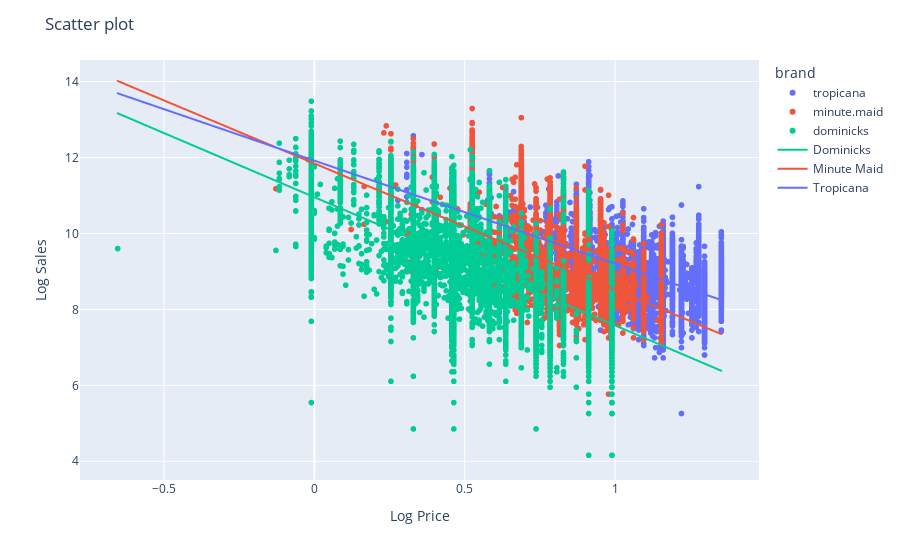

The notebook cell this image was saved under:
### Code cell
fig = px.scatter(df_oj, x='log price', y = 'log sales', color='brand')
# Update the layout
fig.update_layout(
    title='Scatter plot',
    xaxis=dict(title='Log Price'),
    yaxis=dict(title='Log Sales'),
)
intercept = results.params['const']
slope = results.params['log price']
x_line = np.linspace(min(df_oj['log price']), max(df_oj['log price']), 100)
y_line = intercept + slope * x_line

line_trace = go.Scattergl(
    x=x_line,
    y=y_line,
    mode='lines',
    line=dict(color='#00cc96', width=2),  # You can customize the line color and width here
    name='Dominicks',
)
# Add the line trace to the figure
fig.add_trace(line_trace)

intercept = results.params['const'] + results.params['brand_minute.maid']
slope = results.params['log price'] + results.params['log price: brand_minute.maid']
x_line = np.linspace(min(df_oj['log price']), max(df_oj['log price']), 100)
y_line = intercept + slope * x_line

line_trace = go.Scattergl(
    x=x_line,
    y=y_line,
    mode='lines',
    line=dict(color='#EF553B', width=2),  # You can customize the line color and width here
    name='Minute Maid',
)
fig.add_trace(line_trace)

intercept = results.params['const'] + results.params['brand_tropicana']
slope = results.params['log price'] + results.params['log price: brand_tropicana']
x_line = np.linspace(min(df_oj['log price']), max(df_oj['log price']), 100)
y_line = intercept + slope * x_line

line_trace = go.Scattergl(
    x=x_line,
    y=y_line,
    mode='lines',
    line=dict(color='#636efa', width=2),  # You can customize the line color and width here
    name='Tropicana',
)
fig.add_trace(line_trace)

fig.show()
